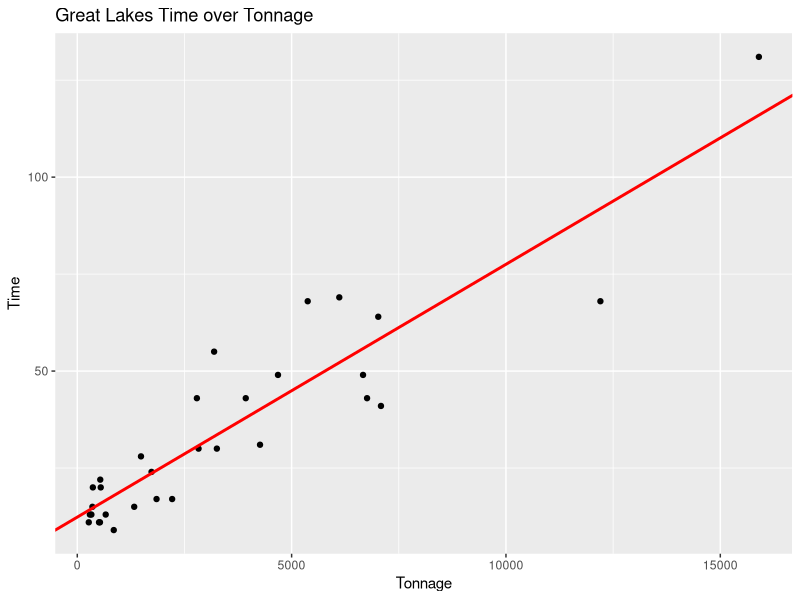
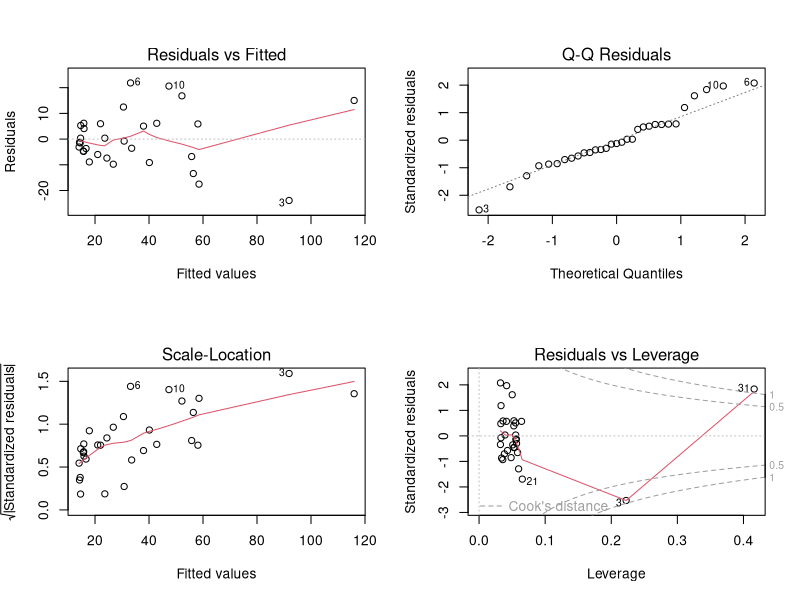
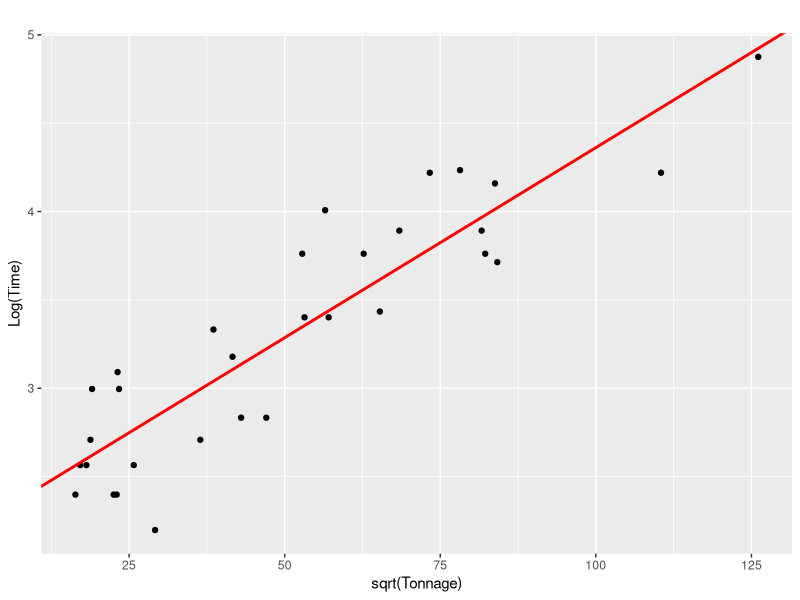
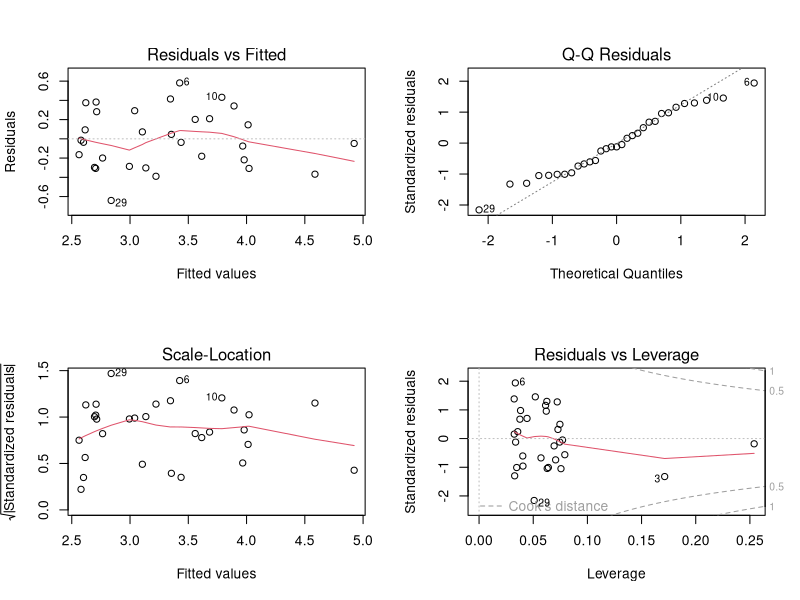

Reproduce these figures in R, in order.
## ---- chunk 1
knitr::opts_chunk$set(echo = TRUE)
## ---- chunk 2
    1 - pnorm(15, mean = 25, sd = 4)
## ---- chunk 3
    pnorm(35, mean = 25, sd = 4) - pnorm(20, mean = 25, sd = 4)
## ---- chunk 4
    qnorm(0.99, mean = 25, sd = 4)
## ---- chunk 5
    qnorm(0.05, mean = 25, sd = 4)
    qnorm(0.95, mean = 25, sd = 4)
## ---- chunk 6
    #No Disease
    mean1 <- 195.2745
    var1 <- 1303.9231
    n1 <- 51

    #Disease
    mean2 <- 216.1906
    var2 <- 1850.2488
    n2 <- 320
## ---- chunk 7
    #calculate t and df
    t_stat <- (mean1 - mean2)/sqrt(var1/n1 + var2/n2)
    df <- (var1/n1 + var2/n2)^2 / ((var1/n1)^2/(n1-1) + (var2/n2)^2/(n2-1))

    #calculate P_val
    p_val <- 2 * pt(-abs(t_stat), df)
## ---- chunk 8
    # Calculate the mean difference
    mean_diff <- mean1 - mean2

    # Calculate the standard error of the difference
    se_diff <- sqrt(var1/n1 + var2/n2)

    # Find critical t-value for 99% confidence interval (two sided)
    t_crit <- qt(0.995, df)

    # Calculate the margin of error
    margin_error <- t_crit * se_diff

    # Calculate the confidence interval
    lower_ci <- mean_diff - margin_error
    upper_ci <- mean_diff + margin_error
## ---- chunk 9
    #read .txt file
    glakes <- read.table("glakes.txt", header = TRUE)
    summary(glakes)

    #create the linear model M_1
    glakes_lm_1 <- lm(Time~Tonnage, data = glakes)
## ---- chunk 10
    library(ggplot2)
    ggplot(data = glakes) + 
      geom_point(mapping = aes(x = Tonnage, y = Time)) +
      geom_abline(intercept = coef(glakes_lm_1)[1], slope = coef(glakes_lm_1)[2], color = "red", linewidth = 1) +
      theme(legend.position = "bottom") +
      labs(title = "Great Lakes Time over Tonnage",
           x = "Tonnage", 
           y = "Time")
## ---- chunk 11
    #model summary
    summary(glakes_lm_1)
## ---- chunk 12
    # diagnostics checing plots
    par(mfrow = c(2,2))
    plot(glakes_lm_1)
## ---- chunk 13
    #model M_2
    log_Time = log(glakes$Time)
    sqrt_Tonnage = sqrt(glakes$Tonnage)
    glakes_lm_2 <- lm(log_Time~sqrt_Tonnage, data = glakes)
## ---- chunk 14
    #plot transformed M_2 model
    ggplot(data = glakes) + 
      geom_point(mapping = aes(x = sqrt_Tonnage, y = log_Time)) +
      geom_abline(intercept = coef(glakes_lm_2)[1], slope = coef(glakes_lm_2)[2], color = "red", linewidth = 1) +
      theme(legend.position = "bottom") +
      labs(title = "",
           x = "sqrt(Tonnage)", 
           y = "Log(Time)")
## ---- chunk 15
    #model summary
    summary(glakes_lm_2)
## ---- chunk 16
    # diagnostics checing plots
    par(mfrow = c(2,2))
    plot(glakes_lm_2)
## ---- chunk 17
        pt(11.27, 29, lower.tail=FALSE)
